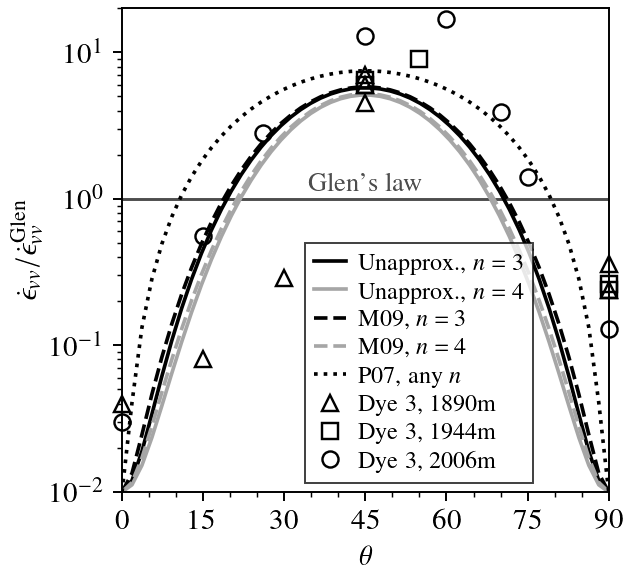

Source code (Python):
# N. M. Rathmann <[email redacted]> 2021-2023

import sys, os, copy, code # code.interact(local=locals())

import numpy as np
from scipy.spatial.transform import Rotation as R
import matplotlib.pyplot as plt
import matplotlib.gridspec as gridspec

from specfabpy import specfab as sf
from specfabpy import constants as sfconst
from specfabpy import plotting as sfplt
FS = sfplt.setfont_tex(fontsize=12)
FSSMALL = FS-1

#----------------------
# Parameters
#----------------------

nglen = 3
nglen2 = 4 # for comparison with the recent popular alternative flow exponent
Aglen = 3.5e-26 # A(T=-25 deg.)

(Eij_grain, alpha, n_grain) = sfconst.ice['viscoplastic']['linear'] # Optimal n'=1 (lin) grain parameters (Rathmann and Lilien, 2021)

#----------------------
# Initialize model
#----------------------

lm, nlm_len = sf.init(4)
m = np.array([0,0,1]) # preferred direction
nlm = sf.nlm_ideal(m, 0, 4) # delta(r-m)

#----------------------
# Integrate
#----------------------

angles = np.deg2rad(np.linspace(0,90,50))
Eang = np.zeros((len(angles), 6))

e1,e2,e3 = np.eye(3)
Eij = sf.Eij_tranisotropic(nlm, e1,e2,e3, Eij_grain, alpha, n_grain)
args_rheo = (e1,e2,e3, Eij)

def flowlaw_enhancements(tau, vw, nglen):

    D_G = sf.rheo_fwd_isotropic(         tau, Aglen, nglen)
    D_R = sf.rheo_fwd_orthotropic(       tau, Aglen, nglen, *args_rheo)
    D_P = sf.rheo_fwd_orthotropic_Pettit(tau, Aglen, nglen, *args_rheo)
    D_M = sf.rheo_fwd_orthotropic_Martin(tau, Aglen, nglen, *args_rheo)

    D_G_vw = np.tensordot(D_G, vw, axes=2)
    Eang = [ np.tensordot(D_, vw, axes=2)/D_G_vw for D_ in (D_R,D_P,D_M) ]

    return np.array(Eang)

for kk, ang in enumerate(angles):

    Q = R.from_euler('y', ang).as_matrix()
    vw = np.matmul(Q.T,np.matmul(np.tensordot(m, m, axes=0),Q))
    tau = np.eye(3)/3 - vw
    Eang[kk,:3] = flowlaw_enhancements(tau, vw, nglen)
    Eang[kk,3:] = flowlaw_enhancements(tau, vw, nglen2)

#----------------------
# Plot
#----------------------

### Setup figure

scale = 0.69
fig = plt.figure(figsize=(5.2*scale,5.2*scale))
gs = gridspec.GridSpec(1, 1)
ax_E = fig.add_subplot(gs[:, :])

#### Plot enahancement factors 

cglen = '0.3'
ax_E.semilogy([0,90], [1,1], '-', lw=1.2,  color=cglen)
ax_E.text(45, 1.15, "Glen's law", color=cglen, horizontalalignment='center', fontsize=FSSMALL)

# Shoji and Langway DYE3 deformation tests         
SL_1890m = np.array([ [0,0.04], [15,0.08], [30,0.29], [90,0.24], [90,0.36],  [45,4.5], [45,6], [45,7] ]).T
SL_1944m = np.array([ [90,0.24], [90,0.26],   [55,9], [45,6], [45,6.5]]).T
SL_2006m = np.array([ [0,0.03], [15,0.56], [26,2.8], [45,13], [60,17], [70,3.9], [75, 1.4], [90,0.13] ]).T

X = np.rad2deg(angles)
ax_E.semilogy(X, Eang[:,0], '-',  color='k',    label=r'Unapprox., $n=3$')
ax_E.semilogy(X, Eang[:,3], '-',  color='0.65', label=r'Unapprox., $n=4$')
ax_E.semilogy(X, Eang[:,2], '--', color='k',    label=r'M09, $n=3$')
ax_E.semilogy(X, Eang[:,5], '--', color='0.65', label=r'M09, $n=4$')
ax_E.semilogy(X, Eang[:,1], ':',  color='k',    label=r'P07, any $n$')

ms = 6.6
fc = 'none'
colors = ['k', 'k', 'k']
ax_E.semilogy(SL_1890m[0,:], SL_1890m[1,:], '^', fillstyle=fc, markersize=ms, color=colors[2],  label=r'Dye 3, 1890m', clip_on=False)
ax_E.semilogy(SL_1944m[0,:], SL_1944m[1,:], 's', fillstyle=fc, markersize=ms, color=colors[1],  label=r'Dye 3, 1944m', clip_on=False)
ax_E.semilogy(SL_2006m[0,:], SL_2006m[1,:], 'o', fillstyle=fc, markersize=ms, color=colors[0],  label=r'Dye 3, 2006m', clip_on=False)

ax_E.set_xlabel(r'$\theta$')
ax_E.set_ylabel(r'$\dot{\epsilon}_{vv}/\dot{\epsilon}_{vv}^{\mathrm{Glen}}$')

xticks = np.arange(0,90+1e-5,5)
ax_E.set_xticks(xticks[::3])  
ax_E.set_xticks(xticks, minor=True)  
ax_E.set_xlim([0,90])
ax_E.set_ylim([1e-2,2e1])

legkwargs = {'frameon':True, 'fancybox':False, 'edgecolor':'k', 'framealpha':0.75, 'ncol':1, 'columnspacing':0.6, 'handlelength':1.3, 'handletextpad':0.5, 'labelspacing':0.25, 'fontsize':FSSMALL-1.0}
leg = ax_E.legend(**legkwargs, bbox_to_anchor=(0.61,0.54))
leg.get_frame().set_linewidth(0.8);

### Save figure

fname = 'Emm-misaligned.png'
print('Saving output to %s'%(fname))
plt.savefig(fname, dpi=175, bbox_inches = 'tight', pad_inches = 0.05)

